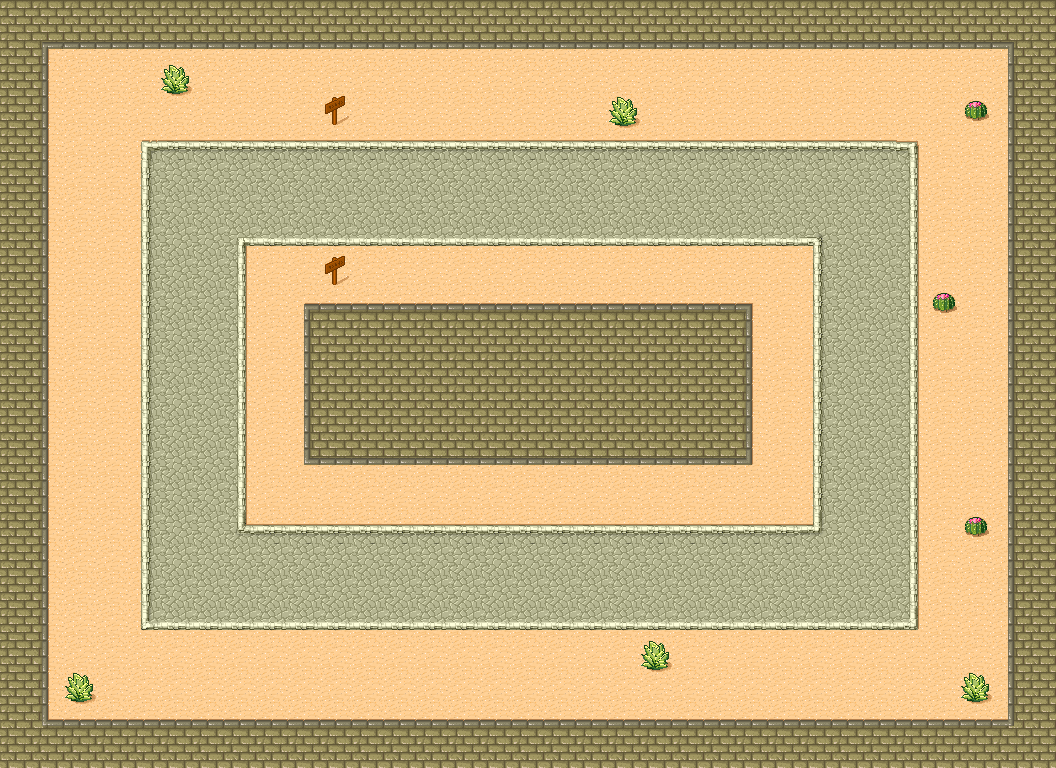

The image is a tile-based game level rendered from a .tmx file. Its description and source (layers, tilesets, objects; grid data summarised) follow:
An orthogonal 33x24 tile map with 32x32 px tiles, 3 tile layers (Road, Dust, Barrier) and 13 objects.

<map version="1.0" orientation="orthogonal" renderorder="right-down" width="33" height="24" tilewidth="32" tileheight="32" nextobjectid="24">
 <tileset firstgid="1" source="desert.tsx" />
 <layer name="Road" width="33" height="24">
  <data>[792 cells, 264 non-empty, 13 distinct tile ids]</data>
 </layer>
 <layer name="Dust" width="33" height="24">
  <data>[792 cells, 226 non-empty, 4 distinct tile ids]</data>
 </layer>
 <layer name="Barrier" width="33" height="24">
  <data>[792 cells, 302 non-empty, 13 distinct tile ids]</data>
 </layer>
 <objectgroup name="Collision">
  <object id="1" x="1" y="1" width="1054" height="44" />
  <object id="2" x="0" y="722" width="1055" height="44" />
  <object id="6" x="0" y="47" width="45" height="674" />
  <object id="7" x="1012" y="48" width="43" height="680" />
  <object id="8" x="307" y="305" width="444" height="154" />
 </objectgroup>
 <objectgroup name="SlowDust">
  <object id="10" x="48" y="49" width="958" height="90" />
  <object id="12" x="50" y="632" width="955" height="84" />
  <object id="13" x="49" y="143" width="92" height="489" />
  <object id="17" x="920" y="132" width="86" height="508" />
  <object id="19" x="246" y="246" width="565" height="55" />
  <object id="20" x="752" y="291" width="61" height="231" />
  <object id="22" x="249" y="465" width="562" height="56" />
  <object id="23" x="249" y="293" width="52" height="196" />
 </objectgroup>
</map>
